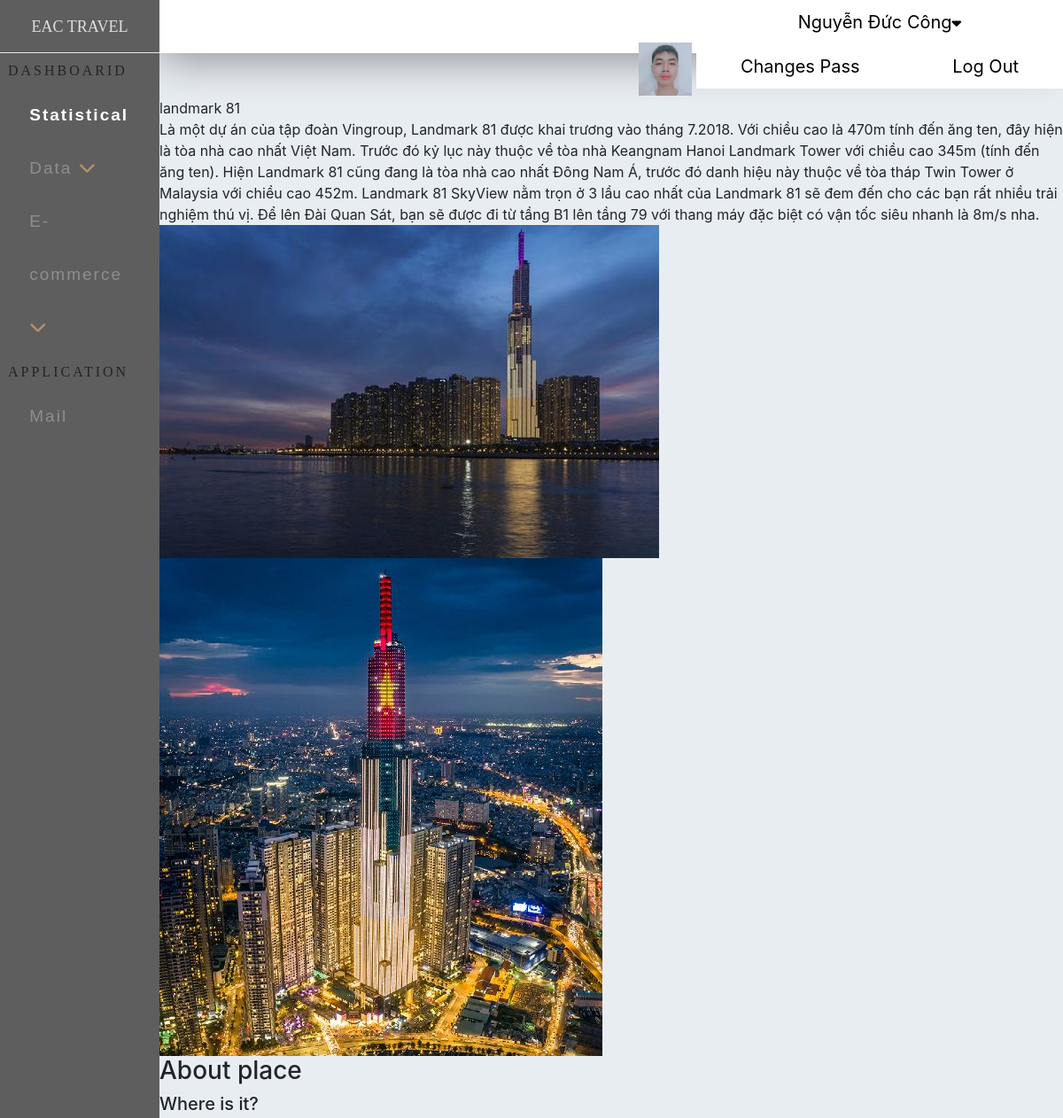
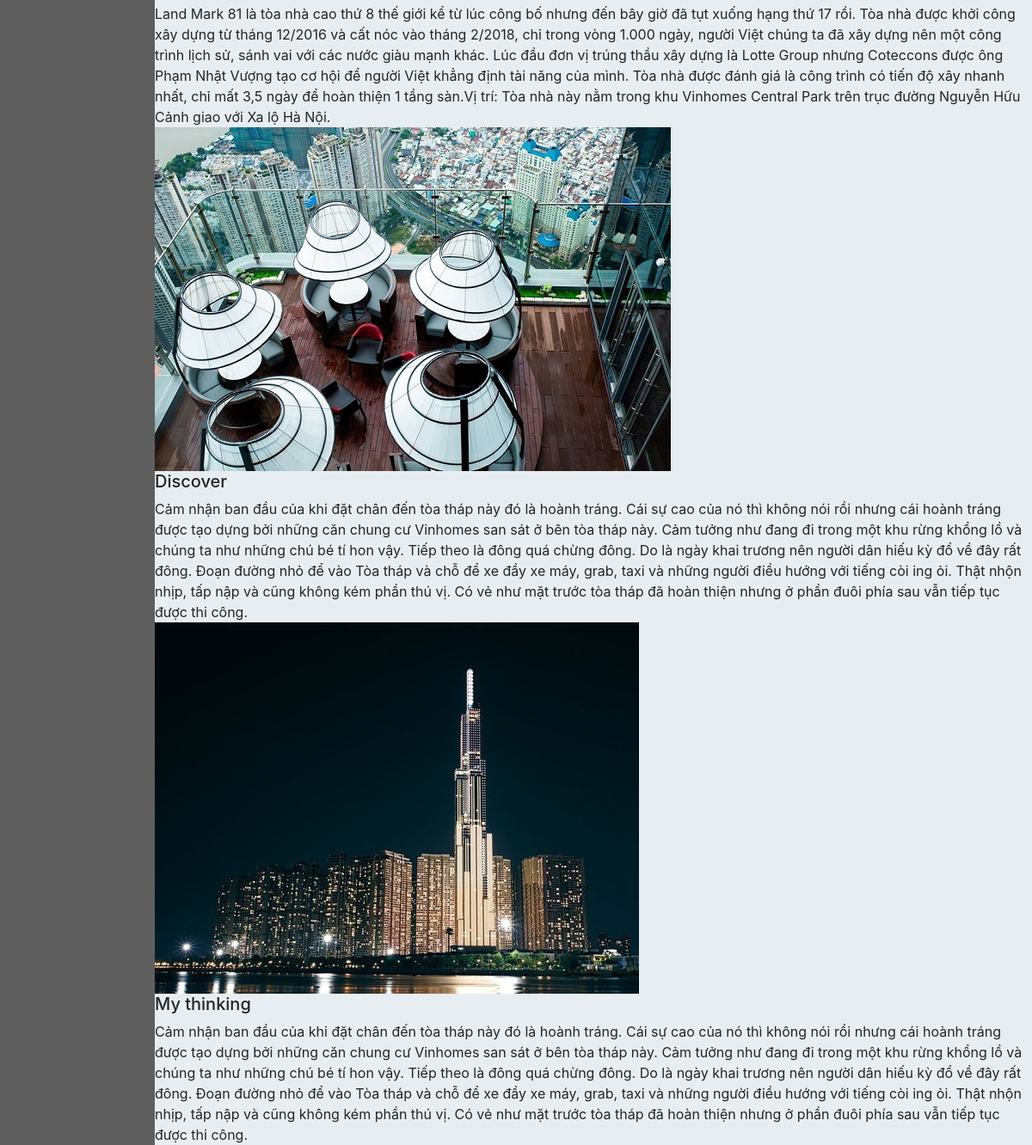
The page /admin/index.php?ctrl=noidung&id=4 (signed in) on the database its author committed (2 pictures, top to bottom).
### tables this page shows
CREATE TABLE `noidungbocuc` (
  `id_noidung` int(11) NOT NULL,
  `noidung` varchar(5000) NOT NULL,
  `noidung2` text DEFAULT NULL,
  `noidung3` text DEFAULT NULL,
  `img_noidung1` varchar(50) DEFAULT NULL,
  `img_noidung2` varchar(50) DEFAULT NULL,
  `img_right1` varchar(50) DEFAULT NULL,
  `img_right2` varchar(50) DEFAULT NULL,
  `ngaydang` date NOT NULL,
  `rating` int(11) NOT NULL DEFAULT 5,
  `id_dd` int(11) DEFAULT NULL
);

CREATE TABLE `diadiem` (
  `id_dd` int(11) NOT NULL,
  `name_dd` varchar(250) DEFAULT NULL,
  `rating_dd` int(11) NOT NULL DEFAULT 5,
  `id_kv` int(11) DEFAULT NULL,
  `img_dd` varchar(100) DEFAULT NULL
);

### admin/model/database.php (called while the page is built, shortened)
<?php
   function getConnection(){
        $host='localhost';
        $dbname='eac';
        $userName='root';
        $passWord='';
            $DBH = new PDO('mysql:host='.$host.';dbname='.$dbname,$userName,$passWord);
            return $DBH;
    }
    function query($sql){
        $connect = getConnection();
        $result = $connect -> query($sql);
        return  $result;
    }
?>

### admin/model/login.php (called while the page is built)
<?php
            include_once('database.php');
            function getad($mail){
                $sql="SELECT * FROM admin WHERE email = '$mail'";
                return query($sql);
            }
?>

### admin/model/home.php (called while the page is built, shortened)
<?php
        include_once('database.php');
        function getAllTopFeautureById($id){
          $sql="SELECT * FROM noidungbocuc INNER JOIN diadiem on diadiem.id_dd=noidungbocuc.id_dd WHERE diadiem.id_dd='$id'";
          return query($sql);
      }
?>

### admin/view/noidung/index.php (the view, shortened to what this page needs)
<div class="roww">
            <div class="boxcenter_content">
                <div class="bg_article">
                        <?php
                            foreach($topFeautureById as $tr){
                                echo'
                            <div class="box_content_article">
                                <div class="title_content">
                                    '.$tr['name_dd'].'
                                </div>
                                <div class="border_box">
                                    <div class="box_text_content0">
                                            <div class="box_text0">
                                                '.$tr['noidung'].'
                                            </div>
                                    </div>
                                </div>
                            </div>
                        <div class="box_img_article">
                            <div class="single-item">
                                    <div class="box_img_slick">
                                        <img src="../site/img/'.$tr['img_right1'].'" alt="">
                                    </div>
                                    <div class="box_img_slick">
                                        <img src="../site/img/'.$tr['img_right2'].'" alt="">
                                    </div>
                            </div>
                        </div>
                        <div class="main_content">
                            <h3>About place</h3>
                        <h5>Where is it?</h5>
                            <div class="box_text_content2">
                                    '.$tr['noidung2'].'
                            </div>
                            <div class="big_box_img_content">
                                <div class="box_img_content">
                                    <img src="../site/img/'.$tr['img_noidung1'].'" alt="">
                                </div>
                            </div>
                            <h5>Discover</h5>
                            <div class="box_text_content3">
                                '.$tr['noidung3'].'
                            </div>
                            <div class="big_box_img_content">
                                <div class="box_img_content">
                                    <img src="../site/img/'.$tr['img_noidung2'].'" alt="">
                                </div>
                            </div>
                        <h5>My thinking</h5>
                            <div class="box_text_content3">
                                '.$tr['noidung3'].'
                            </div>
                        </div>
                                ';
                            }
                        ?>
                </div>
            </div>
        </div>

### admin/index.php (shortened to what this page needs)
<!DOCTYPE html>
<html lang="en">
<head>
    <link rel="stylesheet" href="css/index.css">
    <link rel="stylesheet" href="css/statistical.css">
    <link rel="stylesheet" href="css/tour.css">
    <link rel="stylesheet" href="css/place.css">
    <link rel="stylesheet" href="css/add.css">
    <link rel="stylesheet" href="css/tip.css">
    <link rel="stylesheet" href="https://use.fontawesome.com/releases/v5.6.3/css/all.css">
<link rel="stylesheet" href="https://cdnjs.cloudflare.com/ajax/libs/font-awesome/4.7.0/css/font-awesome.min.css">
    <link rel="stylesheet" href="https://cdn.jsdelivr.net/npm/bootstrap@4.5.3/dist/css/bootstrap.min.css">
    <link rel="stylesheet" href="https://cdnjs.cloudflare.com/ajax/libs/bootstrap-sweetalert/1.0.1/sweetalert.min.css">
</head>
<body>
    <div class="full">
        <div class="ad_left">
                <div class="title_ad_left">
                    EAC TRAVEL
                </div>
                <div class="dashboarid">
                    <div class="title_db">
                        DASHBOARID
                    </div>
                    <div class="content_db">
                        <ul>
                            <li class="active"><a href="index.php" >Statistical</a></li>
                            <li>
                                <a href="#"  class="feat-btn">Data <i class="fas fa-chevron-down"></i></a>
                            </li>
                            <li>
                                <a href="#" class="serv-btn">E-commerce <i class="fas fa-chevron-down"></i></a>
                            </li>
                        </ul>
                    </div>
                </div>
            <div class="dashboarid">
                <div class="title_db">
                   APPLICATION
                </div>
                <div class="content_db">
                    <ul>
                        <li><a href="#" >Mail</a></li>
                    </ul>
                </div>
            </div>
        </div>
            <div class="ad_right">
                <div class="full">
                    <div class="top_ad_right">
                        <?php
                            include_once 'model/login.php';
                            $mail=$_SESSION['admin'];
                            $admin=getad($mail);
                            foreach ($admin as $ad) {
                                echo'
                                <div class="dropdown">
                                    <ul>
                                        <img src="../site/img/'.$ad['img_ad'].'"width="60px" alt="">
                                        <li><a href="#">'.$ad['name_ad'].'<i class="fa fa-caret-down" style="font-size:17px;color:black"></i></a>
                                            <ul>
                                                <li><a href="#">Changes Pass</a></li>
                                                <li><a href="logout.php">Log Out</a></li>
                                            </ul>
                                        </li>
                                    </ul>
                                </div>
                                ';
                            }
                        ?>
                    </div>
                </div>
            <?php
            $ctrl='home';
            if(isset($_GET['ctrl'])){
                $ctrl = $_GET['ctrl'];
            }
            include 'controller/'.$ctrl.'.php';
        ?>
            </div>
    </div>
</body>
</html>

### admin/css/index.css (style rules this page uses)
body { margin: 0; }
.full { width: 100%; float: left; }
.ad_left { position: fixed; top: 0; left: 0; bottom: 0; width: 15%; background-color:#5e5e5e; }
.title_ad_left { width: 100%; height: 60px; line-height: 60px; font-size: 1.5vw; text-align: center; color: #dfdfdf; border-bottom: 1px solid #e6e6e6; font-family: 'Playfair Display', serif; }
.dashboarid { width: 100%; min-height:300px ; }
.title_db { width: 95%; height: 10%; line-height: 40px; margin-left: 5%; font-family: 'Tinos', serif; letter-spacing: 3px; }
.content_db { width: 85%; min-height: 260px; margin-left: 10%; }
.content_db ul { height: 90%; list-style: none; padding: 0; margin: 0; }
.content_db ul li { line-height: 60px; }
.content_db ul li a { color:#8e8e8e; text-decoration: none; padding-left: 10%; font-size: 19px; display: block; width: 90%; transition:all 0.5s; font-family: 'Noto Sans JP', sans-serif; letter-spacing: 2px; }
* i { color: #b3906a; }
.content_db ul li.active a { color: white; font-weight: bold; }
.ad_right { width: 85%; min-height: 722px; float: right; background-color: #e8edf2; }
.top_ad_right { width: 100%; height: 60px; box-shadow:0 5px 50px rgba(0, 0, 0, 0.43); background-color: white; margin-bottom: 50px ; }
.dropdown { text-align: center; float: right; }
.dropdown ul { list-style: none; padding: 0; margin: 0; }
.dropdown ul li { background: white; position: relative; list-style: none; display: inline-block; }
.dropdown ul li a { display: block; padding: 0 50px; color: black; text-decoration: none; line-height: 50px; font-size: 20px; }

### admin/css/tip.css (style rules this page uses)
body { margin: 0; background-color: #CCC; }
a { color: white; font-size: 18pt; }

### rows shown on the page
noidungbocuc: id_dd.name_dd "landmark 81", noidung "Là một dự án của tập đoàn Vingroup, Landmark 81 được khai trương vào tháng 7.2018. Với chiều cao là 470m tính đến ăng ten, đây hiện là tòa nhà cao nhất Việt Nam. Trước đó kỷ lục này thuộc về tòa nhà Keangnam Hanoi Landmark Tower với chiều cao 345m (tính đến ăng ten). Hiện Landmark 81 cũng đang là tòa nhà cao nhất Đông Nam Á, trước đó danh hiệu này thuộc về tòa tháp Twin Tower ở Malaysia với chiều cao 452m. Landmark 81 SkyView nằm trọn ở 3 lầu cao nhất của Landmark 81 sẽ đem đến cho các bạn rất nhiều trải nghiệm thú vị. Để lên Đài Quan Sát, bạn sẽ được đi từ tầng B1 lên tầng 79 với thang máy đặc biệt có vận tốc siêu nhanh là 8m/s nha.", img_right1 (picture), img_right2 (picture), noidung2 "Land Mark 81 là tòa nhà cao thứ 8 thế giới kể từ lúc công bố nhưng đến bây giờ đã tụt xuống hạng thứ 17 rồi. Tòa nhà được khởi công xây dựng từ tháng 12/2016 và cất nóc vào tháng 2/2018, chỉ trong vòng 1.000 ngày, người Việt chúng ta đã xây dựng nên một công trình lịch sử, sánh vai với các nước giàu mạnh khác. Lúc đầu đơn vị trúng thầu xây dựng là Lotte Group nhưng Coteccons được ông Phạm Nhật Vượng tạo cơ hội để người Việt khẳng định tài năng của mình. Tòa nhà được đánh giá là công trình có tiến độ xây nhanh nhất, chỉ mất 3,5 ngày để hoàn thiện 1 tầng sàn.Vị trí: Tòa nhà này nằm trong khu Vinhomes Central Park trên trục đường Nguyễn Hữu Cảnh giao với Xa lộ Hà Nội.", img_noidung1 (picture), noidung3 "Cảm nhận ban đầu của khi đặt chân đến tòa tháp này đó là hoành tráng. Cái sự cao của nó thì không nói rồi nhưng cái hoành tráng được tạo dựng bởi những căn chung cư Vinhomes san sát ở bên tòa tháp này. Cảm tưởng như đang đi trong một khu rừng khổng lồ và chúng ta như những chú bé tí hon vậy. Tiếp theo là đông quá chừng đông. Do là ngày khai trương nên người dân hiếu kỳ đổ về đây rất đông. Đoạn đường nhỏ để vào Tòa tháp và chỗ để xe đầy xe máy, grab, taxi và những người điều hướng với tiếng còi ing ỏi. Thật nhộn nhịp, tấp nập và cũng không kém phần thú vị. Có vẻ như mặt trước tòa tháp đã hoàn thiện nhưng ở phần đuôi phía sau vẫn tiếp tục được thi công.", img_noidung2 (picture)

### other values the page prints
$ad['name_ad'] "Nguyễn Đức Công"
